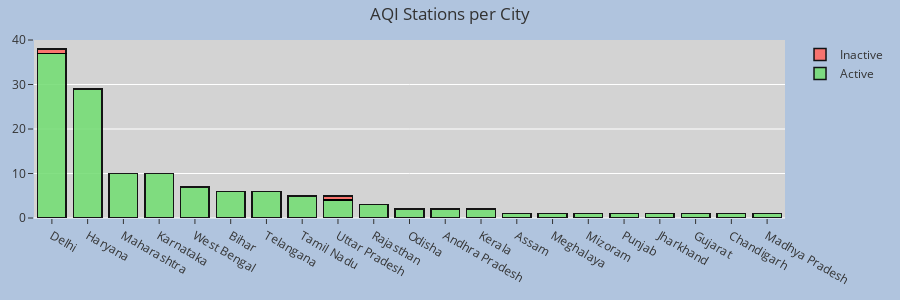

The cell this chart's notebook holds for it:
### Code cell
group = df_st.groupby(['State','Status'],as_index=False)['StationId'].count()
group.sort_values(['StationId'],inplace=True,ascending=False)
fig = go.Figure()
active = group[group['Status']=='Active']
fig.add_trace(go.Bar(x=active.State,y=active.StationId,name='Active',
                     marker_color='rgb(119, 221, 119)',
                     marker_line_color='black',
                     marker_line_width=1.5, 
                     opacity=0.9
                    ))
na = group[group['Status']=='NA']
fig.add_trace(go.Bar(x=na.State,y=na.StationId,name='NA',
                     marker_color='rgb(119, 158, 203)',
                     marker_line_color='black',
                     marker_line_width=1.5, 
                     opacity=0.9
                    ))
inactive = group[group['Status']=='Inactive']
fig.add_trace(go.Bar(x=inactive.State,y=inactive.StationId,name='Inactive',
                     marker_color='rgb(254, 107, 100)',
                     marker_line_color='black',
                     marker_line_width=1.5, 
                     opacity=0.9
                    ))
fig.update_xaxes(showgrid=False)
fig.update_layout(height=300,template='ggplot2',barmode='stack',title='AQI Stations per City',
                  hovermode='x',
                  paper_bgcolor=BGCOLOR,plot_bgcolor='lightgray',margin=dict(l=20,r=20,t=40,b=20))
fig.show()

### Figure 1 — Plotly figure (JSON) as saved in the notebook; plotly's stock layout.template omitted (floating-point values rounded to 4 significant figures)
{"data": [{"marker": {"color": "rgb(119, 221, 119)", "line": {"color": "black", "width": 1.5}}, "name": "Active", "opacity": 0.9, "type": "bar", "x": ["Delhi", "Haryana", "Maharashtra", "Karnataka", "West Bengal", "Bihar", "Telangana", "Tamil Nadu", "Uttar Pradesh", "Rajasthan", "Odisha", "Andhra Pradesh", "Kerala", "Assam", "Meghalaya", "Mizoram", "Punjab", "Jharkhand", "Gujarat", "Chandigarh", "Madhya Pradesh"], "y": [37, 29, 10, 10, 7, 6, 6, 5, 4, 3, 2, 2, 2, 1, 1, 1, 1, 1, 1, 1, 1]}, {"marker": {"color": "rgb(119, 158, 203)", "line": {"color": "black", "width": 1.5}}, "name": "NA", "opacity": 0.9, "type": "bar", "x": [], "y": []}, {"marker": {"color": "rgb(254, 107, 100)", "line": {"color": "black", "width": 1.5}}, "name": "Inactive", "opacity": 0.9, "type": "bar", "x": ["Delhi", "Uttar Pradesh"], "y": [1, 1]}], "layout": {"barmode": "stack", "height": 300, "hovermode": "x", "margin": {"b": 20, "l": 20, "r": 20, "t": 40}, "paper_bgcolor": "LightSteelBlue", "plot_bgcolor": "lightgray", "title": {"text": "AQI Stations per City"}, "xaxis": {"showgrid": false}}}
